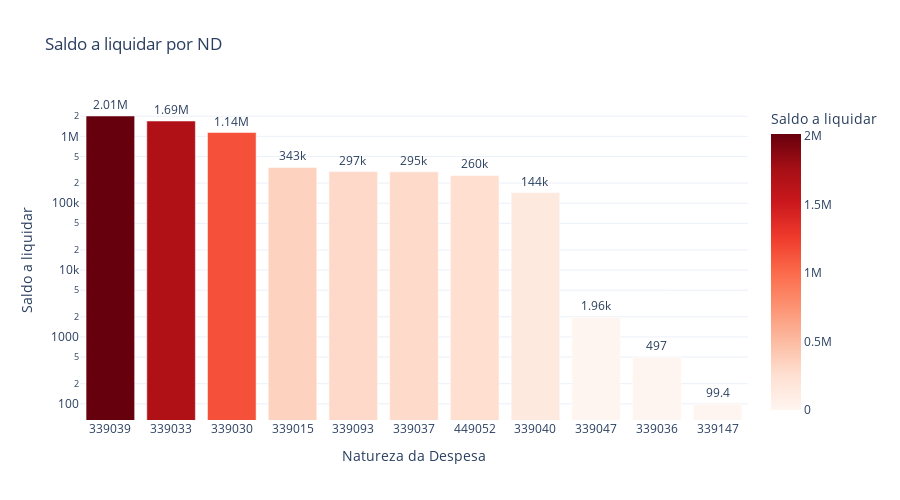

This figure's notebook cell:
### Code cell
# Saldo a liquidar por ND
cols = ['ND', 'A_LIQUIDAR']

df_aux = df.loc[:, cols].groupby('ND').sum().sort_values(by= 'A_LIQUIDAR', ascending=False).reset_index()
df_aux = df_aux[df_aux['A_LIQUIDAR'] > 0]
fig = px.bar(df_aux, 
             x='ND', 
             y='A_LIQUIDAR',
             title='Saldo a liquidar por ND',
             labels={'ND':'Natureza da Despesa', 'A_LIQUIDAR':'Saldo a liquidar'},
             text_auto='.3s',
             height=500,
             log_y=True,
             color='A_LIQUIDAR',
             color_continuous_scale = 'reds',
             template='plotly_white')
fig.update_traces(textposition = 'outside', cliponaxis = False, hovertemplate=None)
fig.update_layout(hovermode="x unified")

fig.show()

### Figure 1 — Plotly figure (JSON) as saved in the notebook; plotly's stock layout.template omitted (floating-point values rounded to 4 significant figures)
{"data": [{"alignmentgroup": "True", "cliponaxis": false, "legendgroup": "", "marker": {"color": [2013000.0, 1693000.0, 1139000.0, 343300.0, 296800.0, 295000.0, 259700.0, 144000.0, 1959, 497.3, 99.45], "coloraxis": "coloraxis", "pattern": {"shape": ""}}, "name": "", "offsetgroup": "", "orientation": "v", "showlegend": false, "textposition": "outside", "texttemplate": "%{y:.3s}", "type": "bar", "x": ["339039", "339033", "339030", "339015", "339093", "339037", "449052", "339040", "339047", "339036", "339147"], "xaxis": "x", "y": [2013000.0, 1693000.0, 1139000.0, 343300.0, 296800.0, 295000.0, 259700.0, 144000.0, 1959, 497.3, 99.45], "yaxis": "y"}], "layout": {"barmode": "relative", "coloraxis": {"colorbar": {"title": {"text": "Saldo a liquidar"}}, "colorscale": [[0, "rgb(255,245,240)"], [0.125, "rgb(254,224,210)"], [0.25, "rgb(252,187,161)"], [0.375, "rgb(252,146,114)"], [0.5, "rgb(251,106,74)"], [0.625, "rgb(239,59,44)"], [0.75, "rgb(203,24,29)"], [0.875, "rgb(165,15,21)"], [1, "rgb(103,0,13)"]]}, "height": 500, "hovermode": "x unified", "legend": {"tracegroupgap": 0}, "title": {"text": "Saldo a liquidar por ND"}, "xaxis": {"anchor": "y", "domain": [0, 1], "title": {"text": "Natureza da Despesa"}}, "yaxis": {"anchor": "x", "domain": [0, 1], "title": {"text": "Saldo a liquidar"}, "type": "log"}}}
